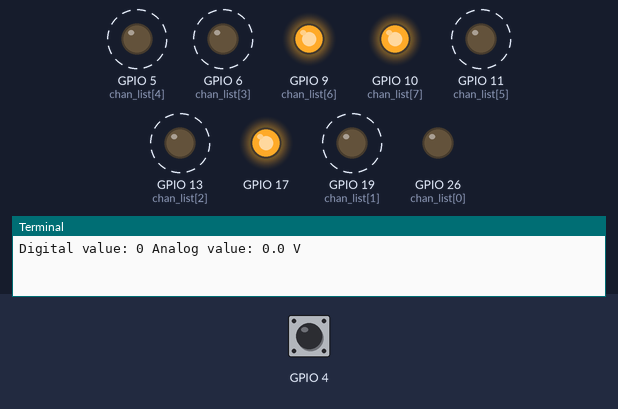
A program run on a simulated Raspberry Pi (BCM pin numbers). Shown: output pins drawn as LEDs (lit = HIGH), the last lines printed to the terminal. Dashed ring = blinking. The test bench sets the inputs (shaded band); at power-on: GPIO 4 LOW.

Above: at 1.25 s.
1.3 s: GPIO 4 driven HIGH
At 1.65 s:
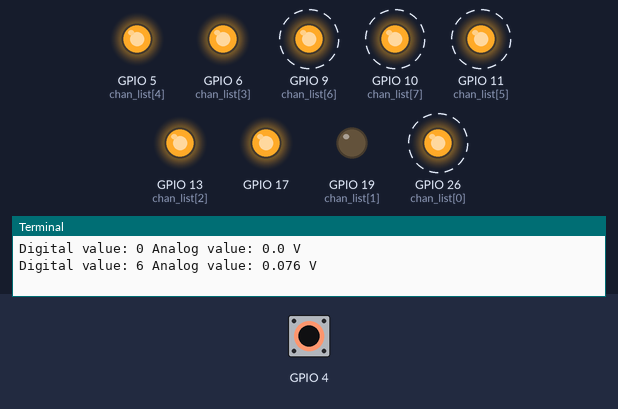
4.3 s: GPIO 4 driven LOW
At 5.45 s:
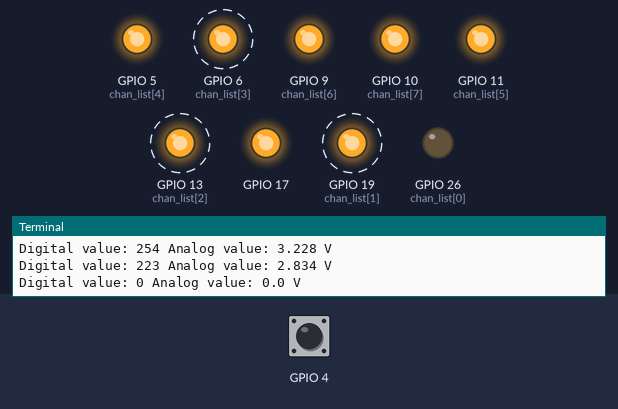
7.3 s: GPIO 4 driven HIGH
At 7.86 s:
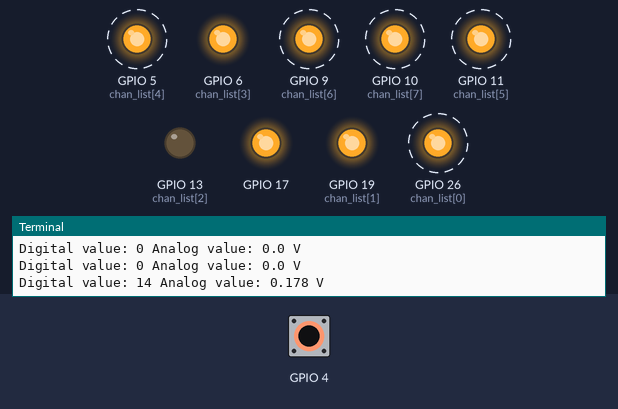
10.3 s: GPIO 4 driven LOW
At 10.76 s:
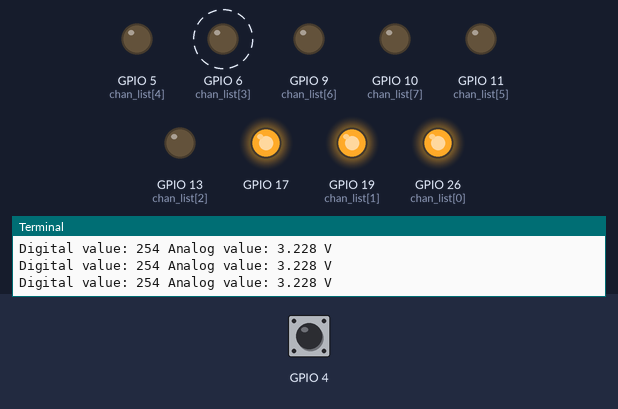
13.3 s: GPIO 4 driven HIGH
At 14.06 s:
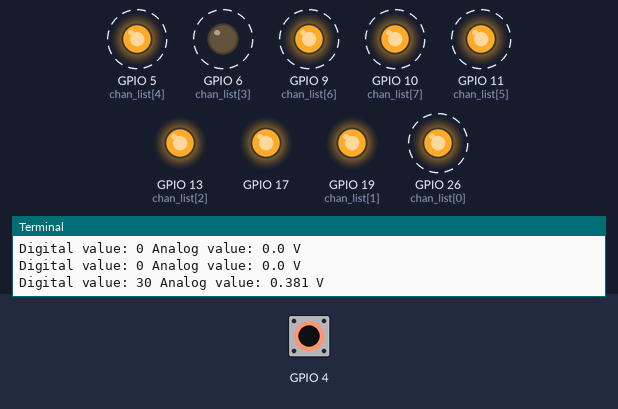
16.3 s: GPIO 4 pulsed LOW 2 times (0.12 s each, 0.3 s apart)
Timing chart, 0 to 20.3 s (numbered marks = the images above; inputs shaded):
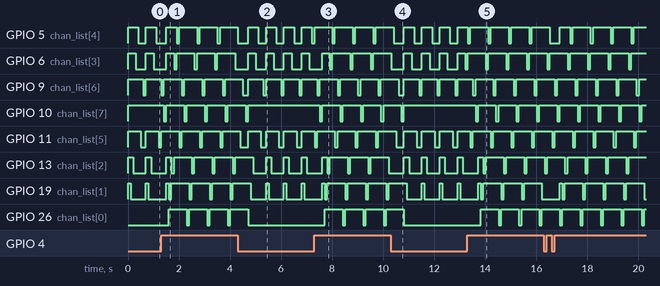

The program:

3.py
```python
import RPi.GPIO as GPIO
import time


def decToBinList(decNumber):
    N = bit_depth - 1
    p = 0
    x = []
    while N > 0:
        p = int(decNumber/2**N)
        if p == 1:
            x.append(1)
            decNumber -= 2**N
        else:
            x.append(0)
        N -= 1
    x.append(decNumber)
    return x

def lightNumber(decNumber):
    x = decToBinList(decNumber)
    x.reverse()
    GPIO.output(chan_list, x)


GPIO.setmode(GPIO.BCM)
chan_list = [26, 19, 13, 6, 5, 11, 9, 10]
chan_list.reverse()

GPIO.setup(chan_list, GPIO.OUT)
GPIO.setup(17, GPIO.OUT)
GPIO.setup(4, GPIO.IN)


bit_depth = 8
GPIO.output(17, 1)

try:
    while True:
        first = 0
        end = 255
        mid = 255 // 2


        while True:
            lightNumber(mid)
            time.sleep(0.1)
            if GPIO.input(4) == 1:
                first = mid
            else:
                end = mid
            mid = (end + first) // 2
            if mid == first or mid == end:
                print('Digital value:',mid , 'Analog value:', round(mid*3.241/255, 3), 'V')
                break
finally:
    lightNumber(0)
    GPIO.cleanup()
```

Measured:
- after the input at 1.3 s, GPIO 10 (chan_list[7]): alternates HIGH for 0.70 s and LOW for 0.10 s, starting after 0.10 s; GPIO 26 (chan_list[0]): alternates HIGH for 0.70 s and LOW for 0.10 s, starting after 0.30 s
- after the input at 4.3 s, GPIO 10 (chan_list[7]): goes on until 4.7 s, then stays HIGH; GPIO 26 (chan_list[0]): goes on until 4.7 s, then stays LOW
- after the input at 7.3 s, GPIO 10 (chan_list[7]): alternates HIGH for 0.70 s and LOW for 0.10 s, starting after 0.21 s; GPIO 26 (chan_list[0]): alternates HIGH for 0.70 s and LOW for 0.10 s, starting after 0.41 s
- after the input at 10.3 s, GPIO 10 (chan_list[7]): goes on until 10.8 s, then stays HIGH; GPIO 26 (chan_list[0]): goes on until 10.8 s, then stays LOW
- after the input at 13.3 s, GPIO 10 (chan_list[7]): alternates HIGH for 0.70 s and LOW for 0.10 s, starting after 0.32 s; GPIO 26 (chan_list[0]): alternates HIGH for 0.70 s and LOW for 0.10 s, starting after 0.52 s
- by itself, GPIO 19 (chan_list[1]): repeats every 0.80 s: LOW 0.10 s, HIGH 0.70 s
- by itself, GPIO 6 (chan_list[3]), GPIO 9 (chan_list[6]), GPIO 11 (chan_list[5]), GPIO 13 (chan_list[2]): alternates HIGH for 0.70 s and LOW for 0.10 s
